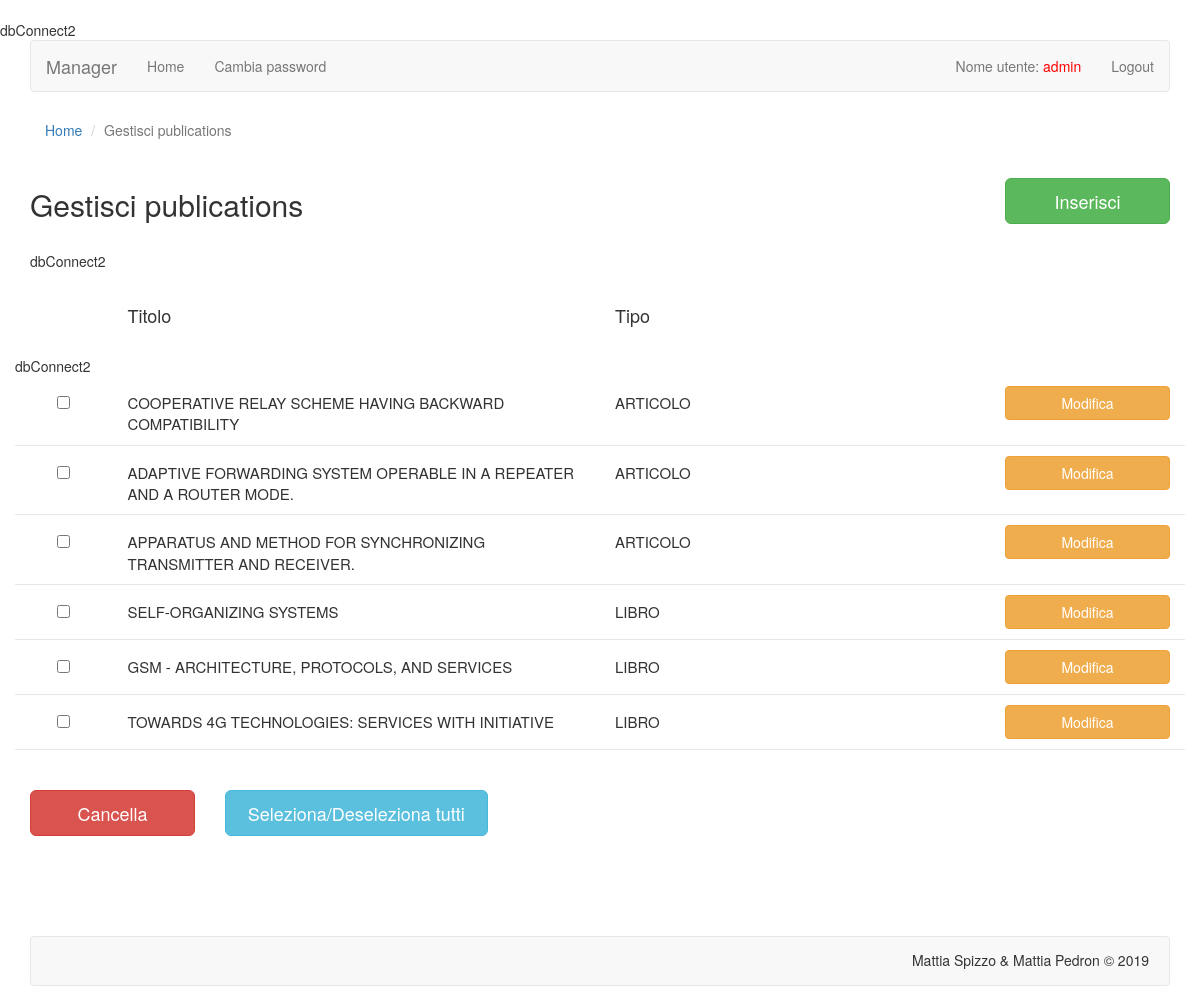
/manager/manager-pag-pub.php (signed in), run on the app's committed database.
### tables this page shows
CREATE TABLE IF NOT EXISTS `pub` (
  `id` int(11) NOT NULL AUTO_INCREMENT,
  `data` datetime NOT NULL,
  `tipo` varchar(255) NOT NULL,
  `titolo` varchar(255) NOT NULL,
  `extra` varchar(255) NOT NULL,
  `pdf` varchar(255) NOT NULL,
  `testo_it` text NOT NULL,
  `testo_en` text NOT NULL,
  `link` varchar(255) NOT NULL,
  PRIMARY KEY (`id`)
);

### manager/manager-pag-pub.php (the view, shortened to what this page needs)
<?php
	$tabella="pub";
	include("head.php");
?>
<?php
	include("header.php");
?>
	<div class="container">
<?php
	if(!isset($_SESSION["autenticato"])){
		echo "<div class=\"col-lg-12 col-md-12 col-sm-12 col-xs-12 spazio\"><div class=\"alert alert-danger text-center spazio-alto\"><strong>Per entrare in questa pagina devi essere autenticato.</strong></div></div>";
		include("footer.php");
	}
	else{
		include("menu.php");
?>
		<div class="row">
			<div class="col-lg-12">
				<ol class="breadcrumb">
					<li><a href="manager-home.php">Home</a></li>
					<li class="active">Gestisci publications</a></li>
				</ol>
			</div>
		</div>
		<div class="row">
			<div class="col-lg-10 col-md-10 col-sm-9 col-xs-12">
				<h2>Gestisci publications</h2>
			</div>
			<div class="col-lg-2 col-md-2 col-sm-3 col-xs-12">
				<a href="inserisci-pub.php"><button type="button" class="btn btn-success btn-lg testo-btn-piccolo">Inserisci</button></a>
			</div>
		</div>
<?php
			$totale=numeroElementi($tabella);
			if($totale==0){
?>
		<div class="col-lg-10 col-lg-offset-1 col-md-12 col-sm-12 col-xs-12">
			<div class="alert alert-danger testo-centrato spazio-alto"><strong>NON SONO PRESENTI PUBLICATIONS NEL MANAGER</strong></div>
		</div>
<?php
			}
			else{
?>
		<div class="row spazio-altino">
			<div class="col-lg-5 col-lg-offset-1 col-md-5 col-md-offset-1 col-sm-5 col-sm-offset-1 col-xs-4 col-xs-offset-2">
				<h4>Titolo</h4>
			</div>
			<div class="col-lg-6 col-md-6 col-sm-6 col-xs-4">
				<h4>Tipo</h4>
			</div>
		</div>
		<form name="modulo" method="post" action="eliminato-pub.php">
			<div class="row">
<?php
				$risposta=elementiTabellaTipo($tabella);
				while($riga=mysql_fetch_array($risposta)){
?>
				<div class="riga-alta">
					<div class="col-lg-1 col-md-1 col-sm-1 col-xs-2 text-center elenco-pag">
						<input type="checkbox" name="item[]" value="<?php echo $riga['id']; ?>" />
					</div>
					<div class="col-lg-5 col-md-5 col-sm-5 col-xs-4">
						<div class="elenco-pag"><?php echo $riga['titolo']; ?></div>
					</div>
					<div class="col-lg-4 col-md-4 col-sm-3 col-xs-3">
						<div class="elenco-pag"><?php if($riga['tipo']=="1") echo "Articolo"; else echo "Libro"; ?></div>
					</div>
					<div class="col-lg-2 col-md-2 col-sm-3 col-xs-3">
						<a href="modifica-pub.php?id=<?php echo $riga['id']; ?>"><button type="button" class="btn btn-warning btn-largo btn-stretto"><span class="hidden-xs">Modifica</span><span class="visible-xs">Mod.</span></button></a>
					</div>
				</div>
<?php
				}
?>
			</div>
			<div class="row spazio-alto">
				<div class="col-lg-2 col-md-2 col-sm-3 col-xs-6">
					<button type="submit" name="cancella" value="cancella" class="btn btn-lg btn-danger btn-block">Cancella</button>
				</div>
				<div class="col-lg-3 col-md-4 col-sm-5 col-xs-6">
					<button type="button" onclick="selezionaTutti('modulo')" class="btn btn-lg btn-info btn-block"><span class="hidden-xs">Seleziona/Deseleziona tutti</span><span class="visible-xs">Sel./Des.</span></button>
				</div>
			</div>
		</form>
<?php
		}
		include("footer.php");
	}
?>

### data on the page
pub: titolo "COOPERATIVE RELAY SCHEME HAVING BACKWARD COMPATIBILITY", tipo "ARTICOLO"
pub: titolo "ADAPTIVE FORWARDING SYSTEM OPERABLE IN A REPEATER AND A ROUTER MODE.", tipo "ARTICOLO"
pub: titolo "APPARATUS AND METHOD FOR SYNCHRONIZING TRANSMITTER AND RECEIVER.", tipo "ARTICOLO"
pub: titolo "SELF-ORGANIZING SYSTEMS", tipo "LIBRO"
pub: titolo "GSM - ARCHITECTURE, PROTOCOLS, AND SERVICES", tipo "LIBRO"
pub: titolo "TOWARDS 4G TECHNOLOGIES: SERVICES WITH INITIATIVE", tipo "LIBRO"

### other printed values
$_SESSION['user'] "admin"
